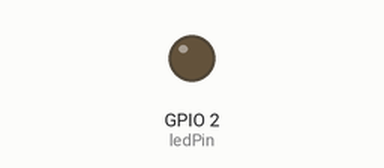
Recording of a sketch running on a simulated ESP32. On the bench: output pins drawn as LEDs (lit = HIGH).

Above: at 2.5 s.
At 9.1 s:
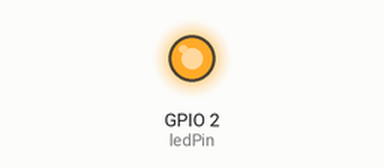
Timing chart, 0 to 27.0 s (numbered marks = the images above):
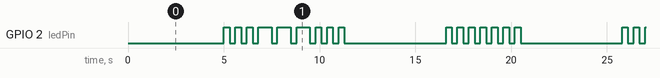

Measured:
- by itself, GPIO 2 (ledPin): moves between LOW and HIGH, repeating every 20.8 s
- by itself, everything shown: repeats every 20.8 s, in 32 steps

The sketch:

blinkSos.ino
```cpp
// Pin de salida del led (interno del ESP-32 y de la salida)
int ledPin = 2;

void setup() {
  // put your setup code here, to run once:

  // Definimos el pin como salida
  pinMode(ledPin, OUTPUT);
}

void loop() {
  // put your main code here, to run repeatedly:
  delay(5000);

  sos();

  delay(5000);
  for(int i = 1; i <= 7; i++) {
    corto();
  }


}


// Funcion SOS
void sos() {
  // S
  corto();
  corto();
  corto();

  // O
  largo();
  largo();
  largo();

  // S
  corto();
  corto();
  corto();
}


// Funcion para hacer un pulso largo de 700ms con una pausa de 300ms
void largo() {
  digitalWrite(ledPin, HIGH);
  delay(700);


  digitalWrite(ledPin, LOW);
  delay(300);
}

// Funcion para hacer un pulso corto de 300ms con una pausa de 300ms
void corto() {
  digitalWrite(ledPin, HIGH);
  delay(300);


  digitalWrite(ledPin, LOW);
  delay(300);
}
```
